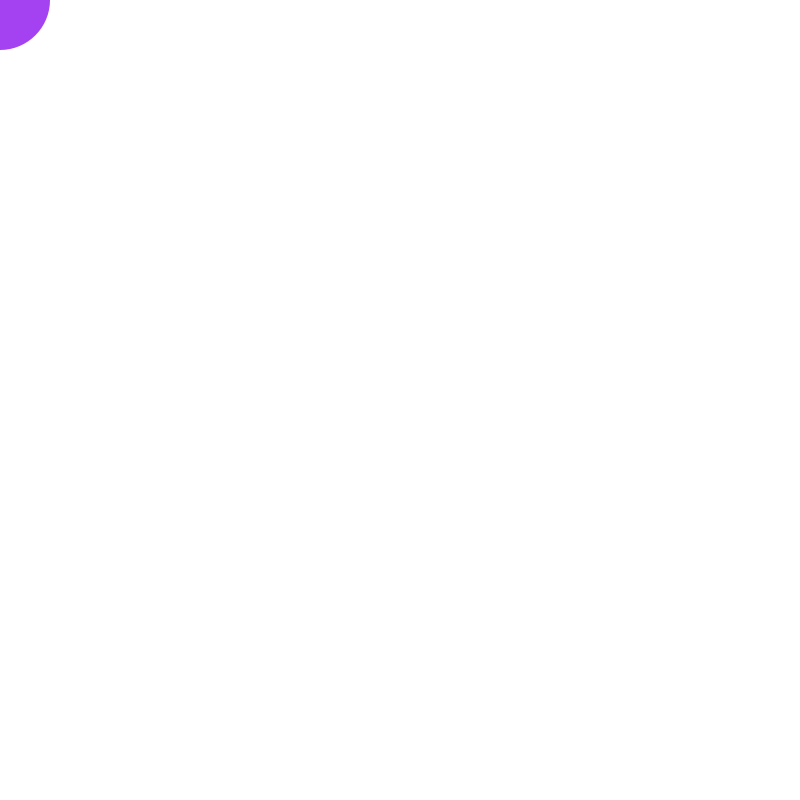
Frame 1 (no input)
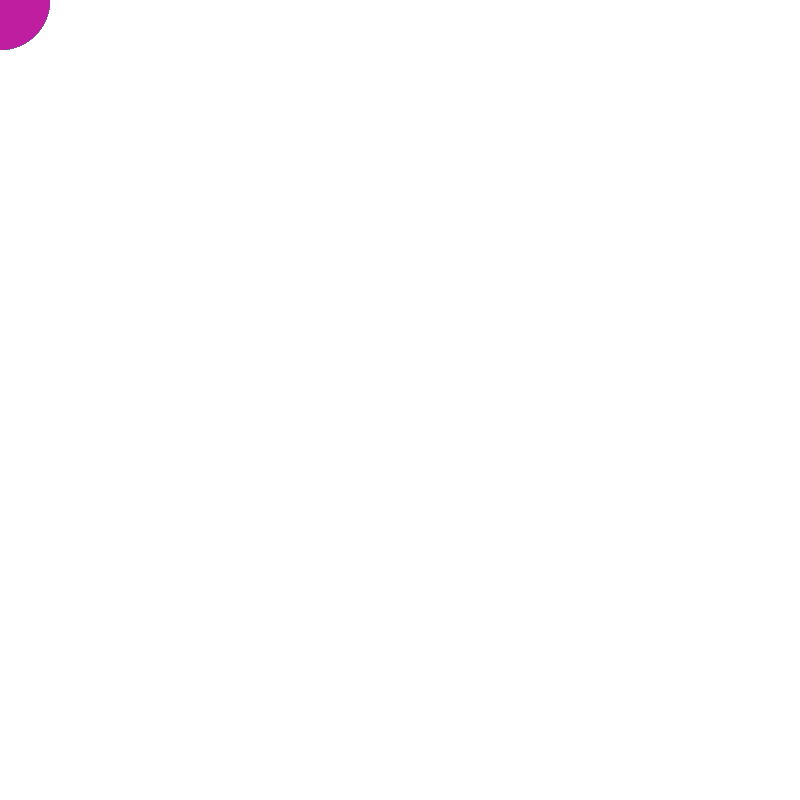
Frame 60 (the mouse pressed at the canvas centre just before this capture)
Frame 120 (the mouse held since frame 60 and released just before this capture): identical to frame 60, image omitted

The Processing sketch that drew these frames (run headless with seeded random() and noise(); from frame 60 on, the mouse is pressed at the canvas centre):

// Processing sketch: Eraser
// ── Eraser.pde
void setup() {
  size(800, 800);
  background(255,255,255);
}

void draw() {
    
   //2. make it a nice color
    fill(random(255),random(255),random(255));
   //3. if the mouse is pressed, fill the circle with a different color
    if (mousePressed)   {
    fill(255,255,255);
    }
   //1. draw an ellipse
   noStroke();
    ellipse(mouseX,mouseY,100,100);
}
// Copyright Wintriss Technical Schools 2013
